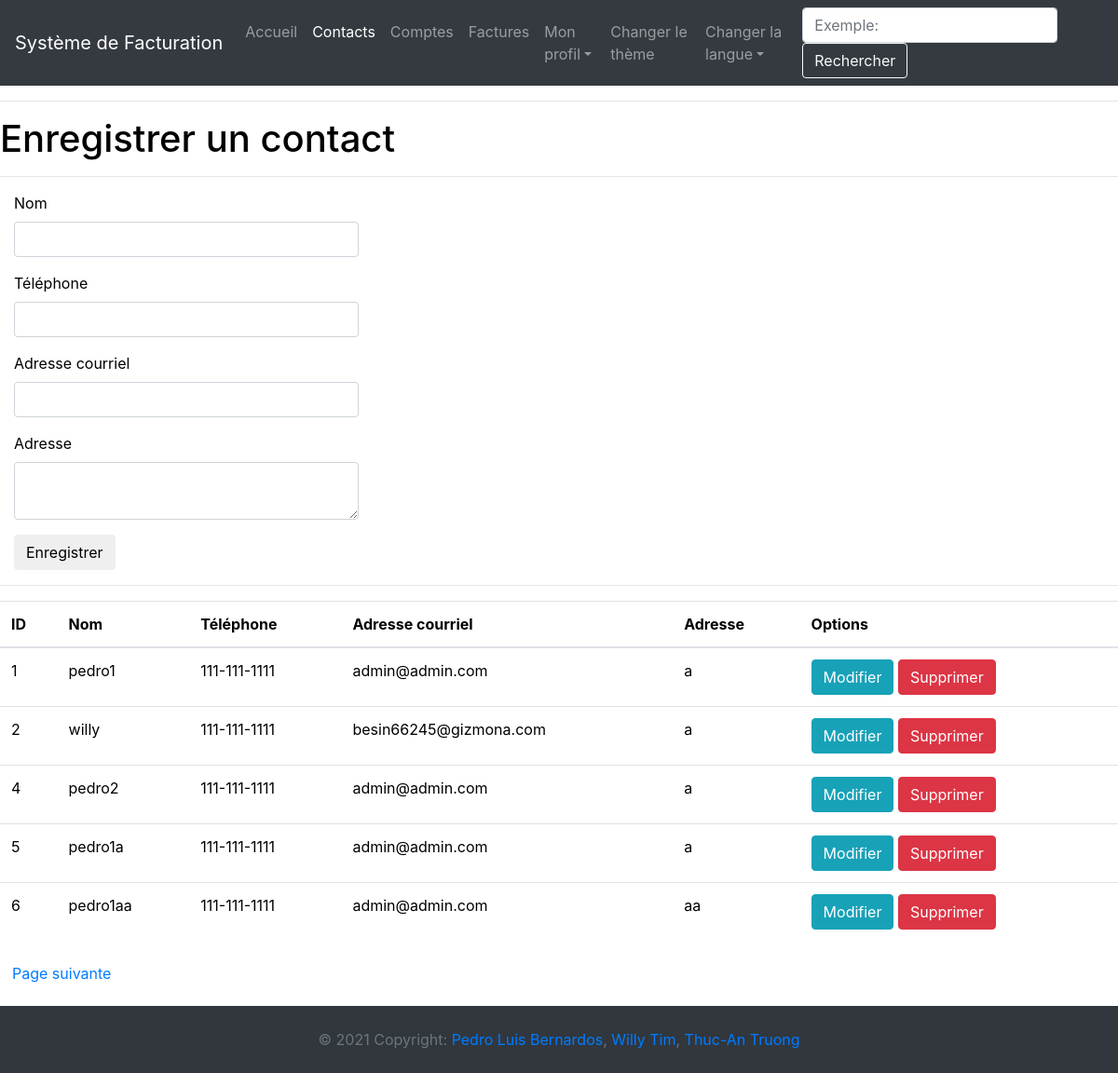
The app's page /contacts (signed in) with its own data.
### app/models.py (models this page shows, shortened)
class Contact(db.Model):
    __tablename__ = "contact"
    id = db.Column(db.Integer, primary_key=True)
    name = db.Column(db.String(50), unique=False, nullable=False)
    phone_number = db.Column(db.String(13), unique=False, nullable=True)
    email = db.Column(db.String(120), unique=False, nullable=True)
    address = db.Column(db.String(140), unique=False, nullable=True)
    user_id = db.Column(db.Integer, db.ForeignKey('user.id'))
    profilEntreprise_id = db.Column(db.Integer, db.ForeignKey('profilEntreprise.id'))
    facture = db.relationship('Facture', back_populates="contact")
    user = relationship("User", back_populates="contact")
    profilEntreprise = relationship("CompanyProfil", back_populates="contact")

### app/entrees/routes.py (the view, shortened to what this page needs)
@bp.route('/contacts', methods=['GET', 'POST'])
@login_required
def contacts():
    if current_user.profilEntreprise:
        form = ContactForm()
        page = request.args.get('page', 1, type=int)
        contacts = Contact.query.filter_by(user_id=current_user.id, profilEntreprise_id=current_user.profil_courrant).paginate(page, app.config['CONTACTS_PAR_PAGE'], False)
        next_url = url_for('entrees.contacts', page=contacts.next_num) if contacts.has_next else None
        prev_url = url_for('entrees.contacts', page=contacts.prev_num) if contacts.has_prev else None
        return render_template("entrees/contacts.html", title=_('Contacts'), form=form, contacts=contacts.items, next_url=next_url, prev_url=prev_url)
    else:
        flash(_('Veuillez créer un profil d\'entreprise avant d\'effectuer cette action.'))
        return redirect(url_for('entrees.index'))

### app/entrees/forms.py (shortened to what this page needs)
class ContactForm(FlaskForm):
    name = StringField(_l('Nom'), validators=[DataRequired(message=_l("Veuillez entrer un nom")), Length(min=1, max=50, message=_l('Veuillez écrire entre 1 et 50 caractères'))])
    phone_number = StringField(_l('Téléphone'), [DataRequired(Length(min=12, max=12, message=_l('Veuillez entrer un numéro de téléphone (123-456-7890)')))])
    email = StringField(_l('Adresse courriel'), validators=[DataRequired(message=_l('Veuillez entrer une adresse courriel valide')), Email(message=_l('Veuillez entrer une adresse courriel valide'))])
    address = TextAreaField(_l('Adresse'), validators=[DataRequired(message=_l("Veuillez entrer une adresse")), Length(min=1, max=140, message=_l(_l('Veuillez écrire entre 1 et 140 caractères')))])
    submit = SubmitField(_l('Enregistrer'))

### app/__init__.py (called while the page is built)
@app.context_processor
def inject_conf_var():
    return dict(AVAILABLE_LANGUAGES=app.config['LANGUAGES'], CURRENT_LANGUAGE=session.get('language',request.accept_languages.best_match(app.config['LANGUAGES'].keys())))

### app/models.py (called while the page is built)
@login.user_loader
def load_user(id):
    return User.query.get(int(id))

### app/routes.py (called while the page is built)
@app.before_request
def before_request():
    if current_user.is_authenticated:
        current_user.last_seen = datetime.utcnow()
        db.session.commit()

### app/templates/entrees/contacts.html (shortened to what this page needs)
{% extends "base.html" %}
{% import 'bootstrap/wtf.html' as wtf %}
{% block app_content %}
    <h1>{{ _('Enregistrer un contact') }}</h1>
    <hr>
    {% if form %}
        <div class="form-group">
            <div class="col-md-4">
                {{ wtf.quick_form(form) }}
            </div>
        </div>
        <hr>
    {% endif %}
    <table class="table table-hover">
        <thead>
          <tr>
            <th scope="col">ID</th>
            <th scope="col">{{ _('Nom') }}</th>
            <th scope="col">{{ _('Téléphone') }}</th>
            <th scope="col">{{ _('Adresse courriel') }}</th>
            <th scope="col">{{ _('Adresse') }}</th>
            <th scope="col">{{ _('Options') }}</th>
          </tr>
        </thead>
        <tbody>
    {% for contact in contacts %}
        <tr>
            <td>{{ contact.id }}</td>
            <td>{{ contact.name }}</td>
            <td>{{ contact.phone_number }}</td>
            <td>{{ contact.email }}</td>
            <td>{{ contact.address }}</td>
            <td>
                <a class="btn btn-info" href="{{ url_for('entrees.update_contact', contact_id=contact.id) }}">{{ _('Modifier') }}</a>
                <a class="btn btn-danger" href="{{ url_for('entrees.delete_contact', contact_id=contact.id) }}">{{ _('Supprimer') }}</a>
            </td>
        </tr>
    {% endfor %}
        </tbody>
    </table>
    {% if next_url %}
        <a class="btn btn-link" href="{{ next_url }}">{{ _('Page suivante') }}</a>
    {% endif %}
    <br><br>
{% endblock %}

### app/static/css/style.css (style rules this page uses)
html { color: black; background-color: white; }

### records on screen
Contact: id "1", name "pedro1", phone_number "111-111-1111", email "admin@admin.com", address "a"
Contact: id "2", name "willy", phone_number "111-111-1111", email "besin66245@gizmona.com", address "a"
Contact: id "4", name "pedro2", phone_number "111-111-1111", email "admin@admin.com", address "a"
Contact: id "5", name "pedro1a", phone_number "111-111-1111", email "admin@admin.com", address "a"
Contact: id "6", name "pedro1aa", phone_number "111-111-1111", email "admin@admin.com", address "aa"
